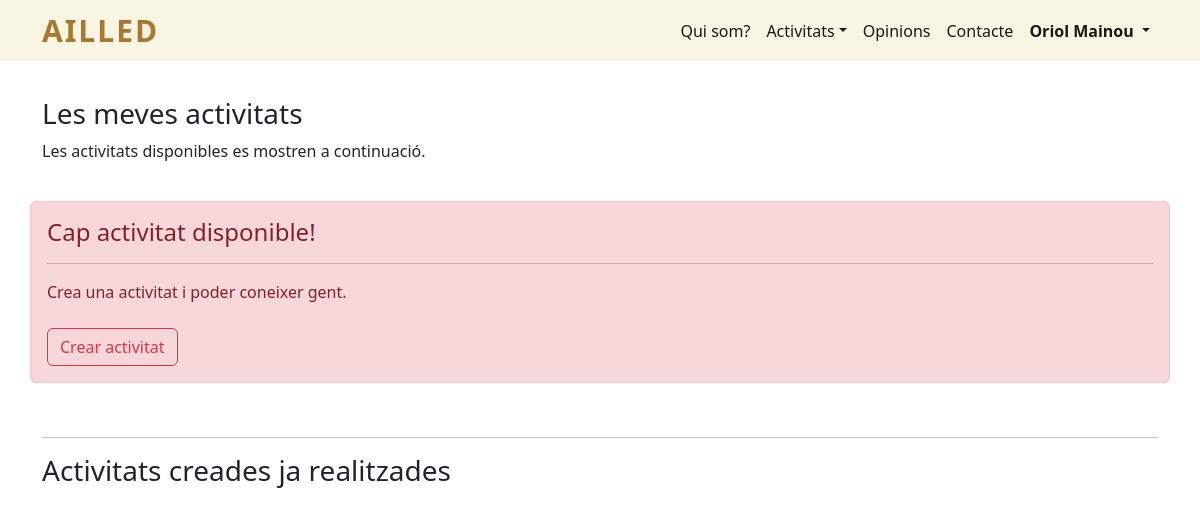
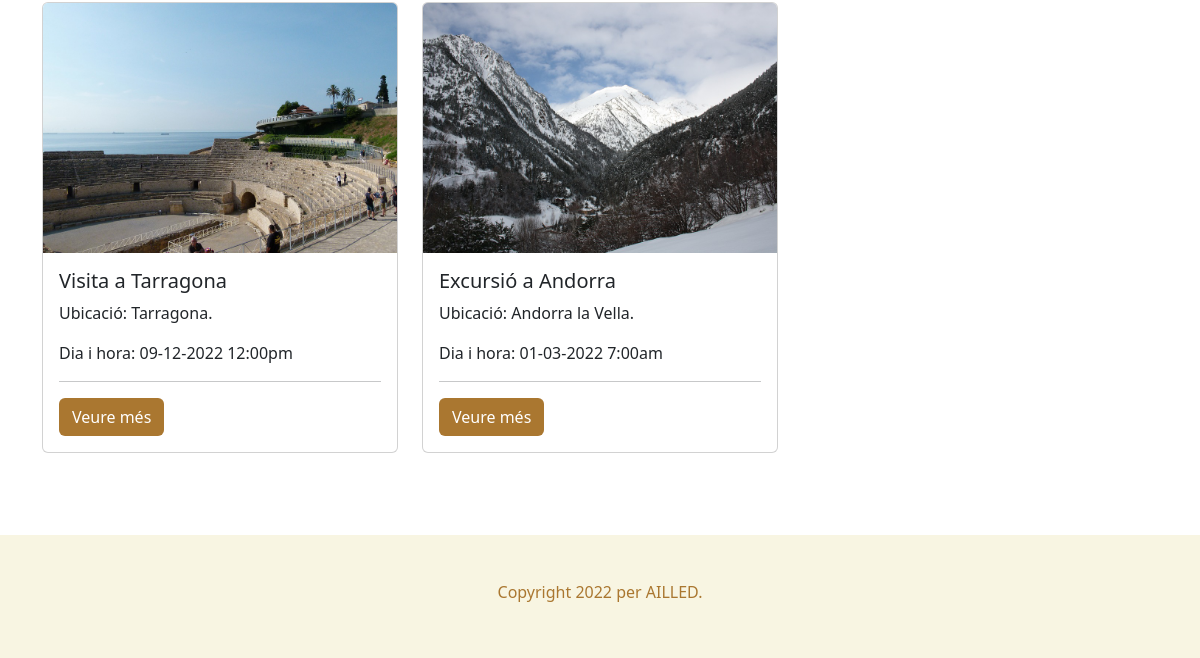
The page /meves_activitats.php (signed in) on the database as committed earlier (2 pictures, top to bottom).
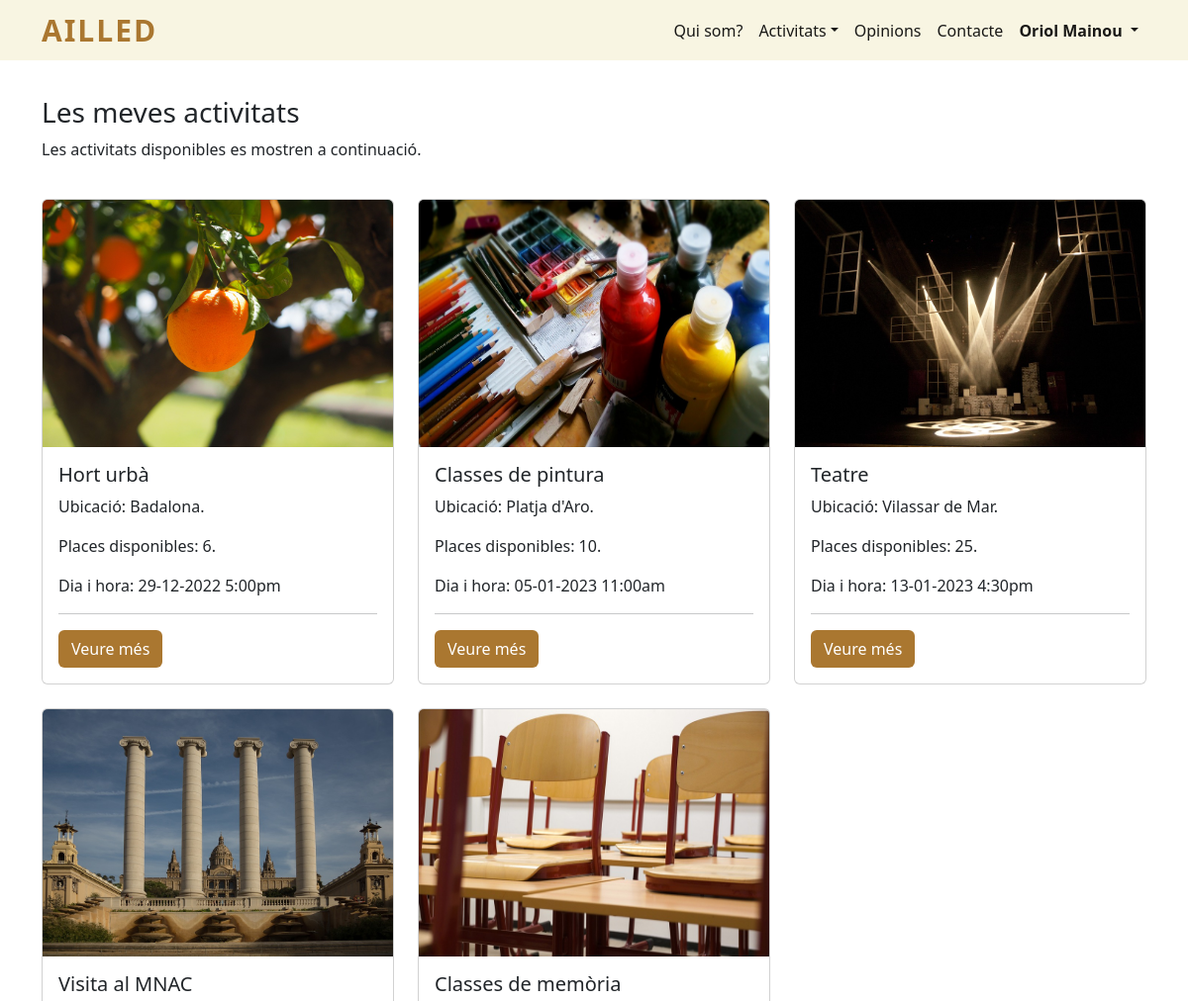
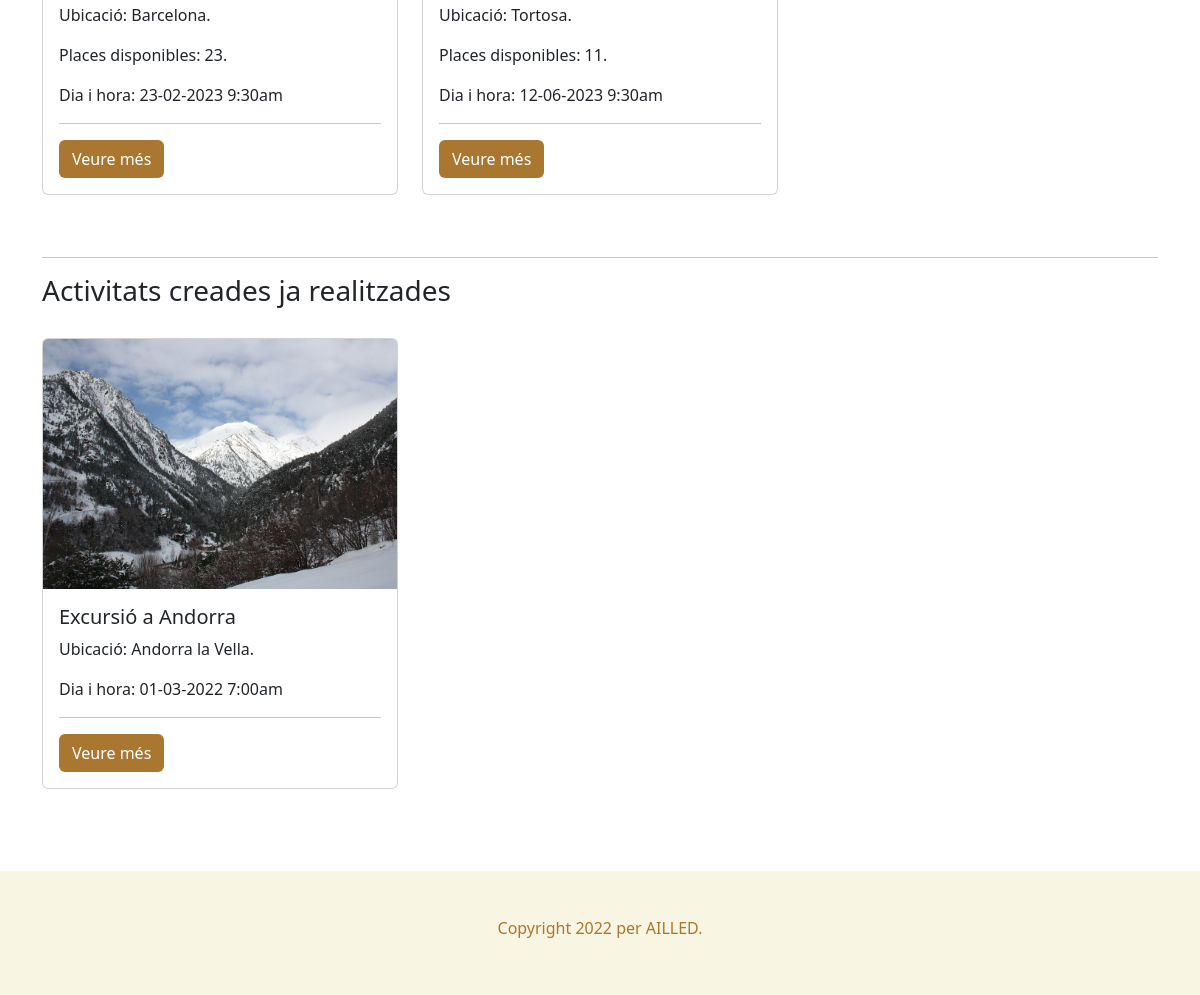
The same page on the database as committed later (2 pictures, top to bottom).
### tables this page shows
CREATE TABLE `usuari` (
  `id` int(11) NOT NULL,
  `nom` varchar(50) NOT NULL,
  `telefon` int(11) NOT NULL,
  `email` varchar(50) NOT NULL,
  `contrasenya` text NOT NULL,
  `imatge` varchar(50) NOT NULL,
  `es_admin` int(11) NOT NULL
);

CREATE TABLE `activitat` (
  `id` int(11) NOT NULL,
  `nom` varchar(50) NOT NULL,
  `id_usuari` int(11) NOT NULL,
  `ubicacio` varchar(50) NOT NULL,
  `descripcio` varchar(300) NOT NULL,
  `participants` int(11) NOT NULL,
  `participants_disponibles` int(11) NOT NULL,
  `dia` date NOT NULL,
  `hora` time NOT NULL,
  `preu` int(11) NOT NULL,
  `imatge` varchar(50) NOT NULL,
  `transport` int(11) NOT NULL,
  `lloc_sortida_transport` varchar(50) NOT NULL,
  `id_vehicle_transport` int(11) NOT NULL,
  `voluntaris` int(11) NOT NULL,
  `voluntaris_disponibles` int(11) NOT NULL,
  `esta_acceptada` int(11) NOT NULL
);

### meves_activitats.php (the view, shortened to what this page needs)
<!doctype html>
<html lang="es">
<head>
  <?php
    include "codi_repetit/head.php";
    head();
  ?>
</head>
<body>
  <header>
    <?php
      include "codi_repetit/menu_navegacio.php";
      menu_navegacio();
    ?>
  </header>
  <main>
    <section id="meves_activitats">
      <div class="container">
        <?php
        if (isset($_SESSION["id_usuari_sessio"])) {
          ?>
          <h3>Les meves activitats</h3>
          <p>Les activitats disponibles es mostren a continuació.</p>
          <div class="row" id="caselles_activitats">
            <?php
            $dia_ara = date("Y-m-d");
            $sql = "SELECT * FROM activitat WHERE dia >= '$dia_ara' AND id_usuari =" . $_SESSION['id_usuari_sessio'] . " ORDER BY dia ASC";
            $result = $connexio->query($sql);
            if ($result->num_rows > 0) {
              while($row = $result->fetch_assoc()) {
                ?>
                <div class="col-lg-4 mb-4">
                  <div class="card">
                    <?php
                    echo "<img src='imatges/activitats/". $row["imatge"] ."' alt='". $row["id"] ."' class='card-img-top' height='250'>";
                    ?>
                    <div class="card-body">
                      <h5 class="card-title">
                        <?php
                        echo $row["nom"];
                        ?>
                      </h5>
                      <p class="card-text">
                        Ubicació:
                        <?php
                        echo $row["ubicacio"] . ".";
                        ?>
                      </p>
                      <p class="card-text">
                        Places disponibles:
                        <?php
                        echo $row["participants_disponibles"] . ".";
                        ?>
                      </p>
                      <p class="card-text">
                        Dia i hora:
                        <?php
                        $data_convertida = date("d-m-Y", strtotime($row["dia"]));
                        $hora_convertida = date("g:ia", strtotime($row["hora"]));
                        echo $data_convertida . " " . $hora_convertida;
                        ?>
                      </p>
                      <hr>
                      <div class="veuremes">
                        <a href="detall_activitat.php?id=<?php echo $row["id"]?>" class="boto_marro btn">Veure més</a>
                      </div>
                    </div>
                  </div>
                </div>
                <?php
              }
            } else {
              ?>
              <div class="alert alert-danger" role="alert">
                <h4 class="alert-heading">Cap activitat disponible!</h4>
                <hr>
                <p class="mb-0">Crea una activitat i poder coneixer gent.</p> <br>
                <a href="crear_activitat.php" class="btn btn-outline-danger">Crear activitat</a>
              </div>
              <?php
            }
            ?>
          </div>
          <hr>
          <h3>Activitats creades ja realitzades</h3>
          <div class="row" id="caselles_activitats">
            <?php
            $dia_ara = date("Y-m-d");
            $sql = "SELECT * FROM activitat WHERE dia < '$dia_ara' AND id_usuari =" . $_SESSION['id_usuari_sessio'] . " ORDER BY dia DESC";
            $result = $connexio->query($sql);
            if ($result->num_rows > 0) {
              while($row = $result->fetch_assoc()) {
                ?>
                <div class="col-lg-4 mb-4">
                  <div class="card">
                    <?php
                    echo "<img src='imatges/activitats/". $row["imatge"] ."' alt='". $row["id"] ."' class='card-img-top' height='250'>";
                    ?>
                    <div class="card-body">
                      <h5 class="card-title">
                        <?php
                        echo $row["nom"];
                        ?>
                      </h5>
                      <p class="card-text">
                        Ubicació:
                        <?php
                        echo $row["ubicacio"] . ".";
                        ?>
                      </p>
                      <p class="card-text">
                        Dia i hora:
                        <?php
                        $data_convertida = date("d-m-Y", strtotime($row["dia"]));
                        $hora_convertida = date("g:ia", strtotime($row["hora"]));
                        echo $data_convertida . " " . $hora_convertida;
                        ?>
                      </p>
                      <hr>
                      <div class="veuremes">
                        <a href="detall_activitat.php?id=<?php echo $row["id"]?>" class="boto_marro btn">Veure més</a>
                      </div>
                    </div>
                  </div>
                </div>
                <?php
              }
            } else {
              ?>
              <div class="alert alert-danger" role="alert">
                <h4 class="alert-heading">Cap activitat creada fins a l'actualitat.</h4>
              </div>
              <?php
            }
            ?>
          </div>
          <?php
        } else {
          no_ha_iniciat_sessio();
        }
        ?>
      </div>
    </section>
  </main>
  <footer>
    <?php
      include "codi_repetit/peu_pagina.php";
      footer();
    ?>
  </footer>
</body>
</html>

### codi_repetit/head.php (shortened to what this page needs)
<?php
  function head() {
    ?>
      <link rel="stylesheet" href="estils/css.css">
      <link href="https://cdn.jsdelivr.net/npm/bootstrap@5.2.0-beta1/dist/css/bootstrap.min.css" rel="stylesheet">
    <?php
  }
?>

### codi_repetit/menu_navegacio.php (shortened to what this page needs)
<?php
  function menu_navegacio() {
    ?>
    <nav class="navbar navbar-expand-lg">
      <div class="container">
        <a id="ailled" href="index.php">Ailled</a>
        <div class="collapse navbar-collapse" id="nav_menu_navegacio">
          <ul class="navbar-nav ms-md-auto" id="menu_principal">
            <li class="nav-item">
              <a class="nav-link active" href="quisom.php">Qui som?</a>
            </li>
            <li class="nav-item dropdown">
              <a class="nav-link active dropdown-toggle" href="" role="button" data-bs-toggle="dropdown">Activitats</a>
            </li>
            <li class="nav-item">
              <a class="nav-link active" href="articles_opinions.php">Opinions</a>
            </li>
            <li class="nav-item">
              <a class="nav-link active" href="contacte.php">Contacte</a>
            </li>
            <?php
            if (!isset($_SESSION['id_usuari_sessio'])) {
              ?>
              <li class="nav-item">
                <a class="nav-link active" href="iniciar_sessio_usuari.php">Iniciar sessió</a>
              </li>
              <li class="nav-item">
                <a class="nav-link active" href="registrar_usuari.php">Registrar-me</a>
              </li>
              <?php
            } else {
              ?>
              <li class="nav-item dropdown">
                <a style="font-weight: bold;" class="nav-link active dropdown-toggle" id="navbarDropdown" role="button" data-bs-toggle="dropdown" aria-expanded="false">
                  <?php
                  $connexio = new mysqli("localhost", "root", "", "bbdd_ailled");
                  $connexio->set_charset("utf8");
                  $sql = "SELECT * FROM usuari WHERE id = " . $_SESSION['id_usuari_sessio'] ;
                  $result = $connexio->query($sql);
                  if ($result->num_rows > 0) {
                    while ($row = $result->fetch_assoc()) {
                      echo $row["nom"];
                    }
                  }
                  ?>
                </a>
              </li>
              <?php
            }
            ?>
          </ul>
        </div>
      </div>
    </nav>
    <?php
  }
?>

### codi_repetit/peu_pagina.php (shortened to what this page needs)
<?php
  function footer() {
    ?>
      <div class="container" id="peu_pagina">
        <h6 class="text-center">
      </h6>
    </div>
  <?php
  }
?>

### estils/css.css (style rules this page uses)
header nav, #formularis { background-color: #F8F5E2; }
header nav a#ailled { font-size: 30px; text-decoration: none; text-transform: uppercase; font-weight: bold; letter-spacing: 2px; }
#ailled { color: #AA7730; }
main section { padding: 3% 0; }
a.boto_marro, input.boto_marro { background-color: #AA7730; color: white; }
main section div#caselles_activitats { padding: 2% 0; }
footer { background-color: #F8F5E2; padding: 4% 0; }
footer h6 { color: #AA7730; }

Rows that differ between the two databases and show on the page:
no longer on this page (row edited): activitat: imatge (picture), nom "Visita a Tarragona", ubicacio "Tarragona", dia "09-12-2022", hora "12:00pm", shown under "Activitats creades ja realitzades"
added activitat: imatge (picture), nom "Hort urbà", ubicacio "Badalona", participants_disponibles "6", dia "29-12-2022", hora "5:00pm", shown under "Les meves activitats"
added activitat: imatge (picture), nom "Classes de pintura", ubicacio "Platja d'Aro", participants_disponibles "10", dia "05-01-2023", hora "11:00am", shown under "Les meves activitats"
added activitat: imatge (picture), nom "Teatre", ubicacio "Vilassar de Mar", participants_disponibles "25", dia "13-01-2023", hora "4:30pm", shown under "Les meves activitats"
added activitat: imatge (picture), nom "Visita al MNAC", ubicacio "Barcelona", participants_disponibles "23", dia "23-02-2023", hora "9:30am", shown under "Les meves activitats"
added activitat: imatge (picture), nom "Classes de memòria", ubicacio "Tortosa", participants_disponibles "11", dia "12-06-2023", hora "9:30am", shown under "Les meves activitats"
Other text that changed with them:
text no longer shown: "Cap activitat disponible! Crea una activitat i poder coneixer gent. Crear activitat"
